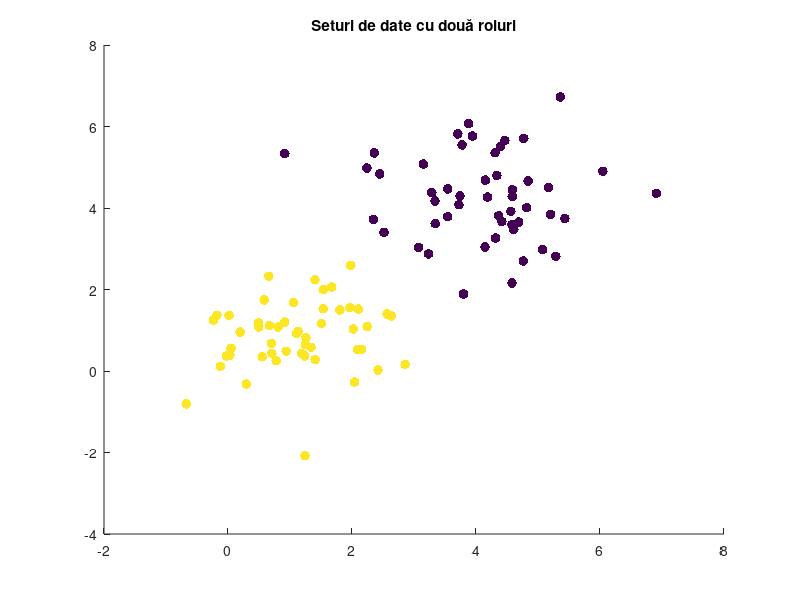

MATLAB code for this plot: (Note: this script raises an error after producing the figure.)
% Set de date 1
data1 = mvnrnd([1, 1], eye(2), 50);
labels1 = ones(50, 1);

% Set de date 2
data2 = mvnrnd([4, 4], eye(2), 50);
labels2 = -ones(50, 1);

% Concatenarea seturilor de date
data = [data1; data2];
labels = [labels1; labels2];

% Afișarea seturilor de date
figure;
scatter(data(:, 1), data(:, 2), 50, labels, 'filled');
title('Seturi de date cu două roiuri');

% Inițializarea multiplicatorilor Lagrange și bias-ului
alpha = zeros(size(data, 1), 1);
bias = 0;

% Parametri
learning_rate = 0.0001;
num_epochs = 100000;

% Antrenarea SVM
[w, b] = svm_train_linear(data, labels, learning_rate, num_epochs);

% Date de test
test_data = mvnrnd([2, 2], eye(2), 30);

% Predicție
predicted_labels = svm_predict_linear(w, b, test_data);

% Plotare date antrenare
figure;
scatter(data(labels==1, 1), data(labels==1, 2), 'b', 'filled');
hold on;
scatter(data(labels==-1, 1), data(labels==-1, 2), 'r', 'filled');

% Plotare date de test
scatter(test_data(:, 1), test_data(:, 2), 'g', 'filled');

% Plotare linie de decizie pentru SVM cu kernel liniar
x_min = min(data(:, 1)) - 1;
x_max = max(data(:, 1)) + 1;
y_min = min(data(:, 2)) - 1;
y_max = max(data(:, 2)) + 1;

[x, y] = meshgrid(x_min:0.1:x_max, y_min:0.1:y_max);
decision_boundary = w(1) * x + w(2) * y + b;

h = line([x_min, x_max], [-b/w(2) - w(1)/w(2) * x_min, -b/w(2) - w(1)/w(2) * x_max]);
set(h, 'Color', 'k', 'LineWidth', 2);

title('SVM cu kernel liniar - Linia de decizie');
legend('Clasa 1', 'Clasa -1', 'Date de test', 'Linia de decizie');
xlabel('Caracteristica 1');
ylabel('Caracteristica 2');

hold off;